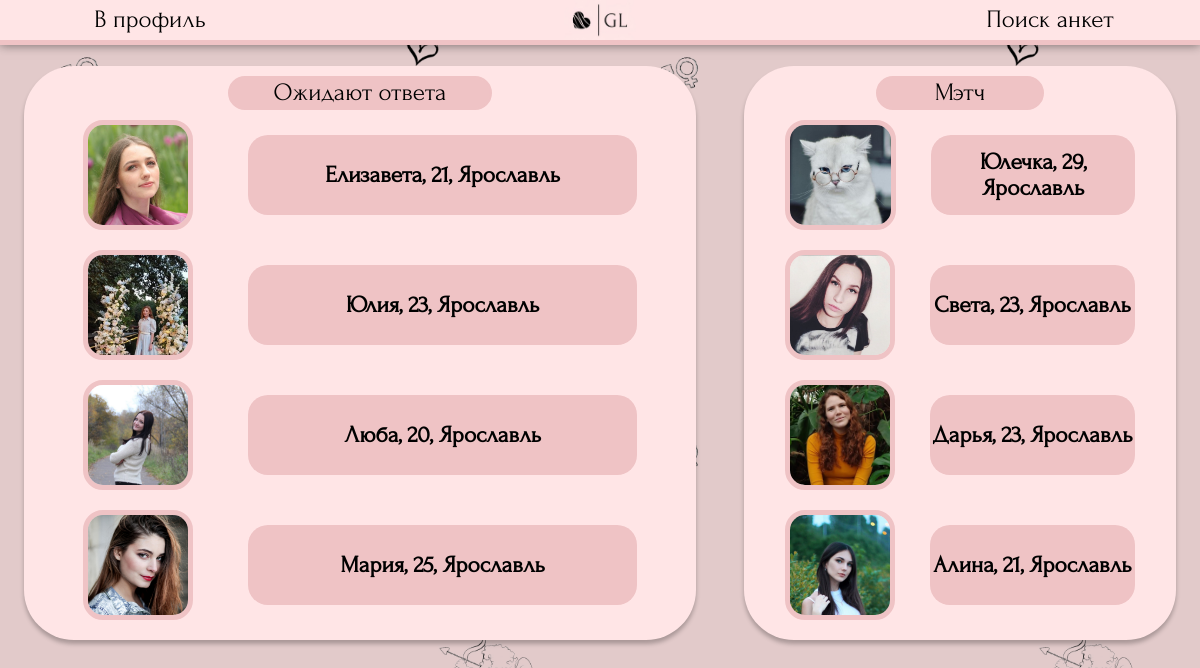
The app's page /searching/reactions/ (signed in) with its own data.
### searching/models.py (models this page shows, shortened)
class Profile(models.Model):
    genders = (
        ('Парень', 'Парень'),
        ('Девушка', 'Девушка')
    )
    point_of_searching_list = (
        ('Отношения', 'Отношения'),
        ('Свидания', 'Свидания'),
        ('Дружба', 'Дружба'),
        ('Общение', 'Общение'),
    )
    name = models.CharField ('Имя', max_length=50)
    avatar = models.ImageField ('Фото', upload_to='photos/users', default='photos/default_avatar.jpg')
    age = models.IntegerField("Возраст")
    gender = models.CharField ("Пол", choices=genders, max_length=30, default=genders[0])
    point_of_searching = models.CharField ("Цель знакомства", choices=point_of_searching_list, max_length=30, default=point_of_searching_list[0])
    city = models.CharField ('Город', max_length=100, default="Не указано")
    description = models.TextField ('О себе', max_length=300)
    social = models.CharField ('Ссылка на соцсеть', max_length=50, default='@name')
    user = models.OneToOneField(User, verbose_name='Автор анкеты', on_delete=models.CASCADE)
    age_search_min = models.IntegerField("Возраст поиска (от)", default=18)
    age_search_max = models.IntegerField("Возраст поиска (до)", default=100)
    class Meta:
        verbose_name = "Анкета"
        verbose_name_plural = "Анкеты"

### searching/views.py (the view)
class ReactionsView(View):
    def get(self, request):
        reactions = Reactions.objects.all()
        my_reactions = []
        marked_profiles = [] #collect ids
        for reaction in reactions:
            if reaction.like_receiver.username == request.user.username:
                if reaction.viewed == False:
                    marked_profiles.append(reaction.like_sender_profile.id)
                my_reactions.append (reaction.like_sender_profile)
        pairs = NewPair.objects.all()
        my_pairs = []
        for pair in pairs:
            if pair.user1.username == request.user.username:
                if pair.viewed1 == False:
                    marked_profiles.append(pair.profile2.id)
                my_pairs.append(pair.profile2)
            if pair.user2.username == request.user.username:
                if pair.viewed2 == False:
                    marked_profiles.append(pair.profile1.id)
                my_pairs.append(pair.profile1)
        return render(request, 'searching/reactions.html', {'profile_list': my_reactions, 'pair_list':my_pairs, 'marked_profiles': marked_profiles, 'profile_list_count': len(my_reactions), 'pair_list_count':len(my_pairs)})

### templates/searching/reactions.html (shortened to what this page needs)
{% load static %}
<!DOCTYPE HTML>
<html>
	<head>
        <link rel="stylesheet" href="{% static 'css/reactions.css' %}" type="text/css">
    </head>
    <body>
        <header>
            <button onclick="location.href='/searching/myprofile'">В профиль</button>
            <a class="logocontainer" href="{% url 'profiles' %}"><img class="mainlogo" src='{% static "css/bg_mini.jpg" %}' ></a>
            <button onclick="location.href='/searching'">Поиск анкет</button>
        </header>
        <main>
            <div class="main_list">
                <div class="important">Ожидают ответа</div>
                {% for profile in profile_list %}
                <div class="oneprofile" >
                    <img src="{{profile.avatar.url}}" class="profilephoto">
                    <a href="{% url 'oneprofile' profile.id %}"><h3 class="profiletext">{{profile.name}}, {{profile.age}}, {{profile.city}}</h3></a>
                </div>
                {% endfor %}
            </div>
        </main>
        <aside>
            <div class="main_list">
                <div class="important">Мэтч</div>
                {% for pair in pair_list %}
                <div class="oneprofile" >
                    <img src="{{pair.avatar.url}}">
                    <a href="{% url 'oneprofile' pair.id %}"><h3>{{pair.name}}, {{pair.age}}, {{pair.city}}</h3></a>
                </div>
                {% endfor %}
            </div>
        </aside>
    </body>
</html>

### static/css/reactions.css (style rules this page uses)
* { margin: 0; padding: 0; }
html { font-family: "Forum-Regular"; }
body { display: block; background-image: url("darkhearts.jpg"); background-size: 50%; font-family: "Forum-Regular"; margin: 0; font-size: 20px; }
header { z-index: 1; width: 100%; display: flex; float: left; justify-content: space-between; align-items: center; position: fixed; background-color: #FFE5E6; box-shadow: 0px 0px 10px rgba(0, 0, 0, 0.5); border-bottom: 5px solid #EFC3C5; z-index: 1; }
header button { font-size: 25px; height: 30px; line-height: 30px; width: 25%; background-color: rgba(0, 0, 0, 0); border: none; cursor: pointer; }
button { font-family: "Forum-Regular"; }
.main_list { display: flex; justify-content: center; align-items: center; flex-direction: column; flex-wrap: wrap; width: 100%; padding: 10px; border-radius: 50px; background-color: #FFE5E6; box-shadow: 0px 4px 4px 0px rgba(0, 0, 0, 0.25); }
.important { text-align: center; font-size: 25px; width: 40%; height: 30px; line-height: 30px; background: #EFC3C5; border-radius: 20px; border: 2px solid #EFC3C5; margin-bottom: 10px; }
main { display: flex; float: left; width: 56%; margin-left: 2%; margin-right: 2%; margin-top: 5.5%; margin-bottom: 2%; }
aside { display: flex; float: left; width: 36%; margin-left: 2%; margin-right: 2%; margin-top: 5.5%; margin-bottom: 0; }
.oneprofile { display: flex; align-items: center; width: 85%; min-height: 80px; margin: auto; margin-bottom: 20px; }
.oneprofile:last-of-type { margin-bottom: 10px; }
.oneprofile a { display: flex; justify-content: center; align-items: center; height: 80px; width: 90%; margin-left: 10%; background: #EFC3C5; border-radius: 20px; text-decoration: none; color: black; text-align: center; }
.oneprofile img { height: 100px; border-radius: 20px; border: 5px solid #EFC3C5; }
.mainlogo { max-width: 100%; cursor: pointer; }
.logocontainer { max-width: 6%; display: flex; justify-self: center; }

### records on screen
Profile: avatar (picture), name "Елизавета", age "21", city "Ярославль"
Profile: avatar (picture), name "Юлия", age "23", city "Ярославль"
Profile: avatar (picture), name "Люба", age "20", city "Ярославль"
Profile: avatar (picture), name "Мария", age "25", city "Ярославль"
Profile: avatar (picture), name "Юлечка", age "29", city "Ярославль"
Profile: avatar (picture), name "Света", age "23", city "Ярославль"
Profile: avatar (picture), name "Дарья", age "23", city "Ярославль"
Profile: avatar (picture), name "Алина", age "21", city "Ярославль"
